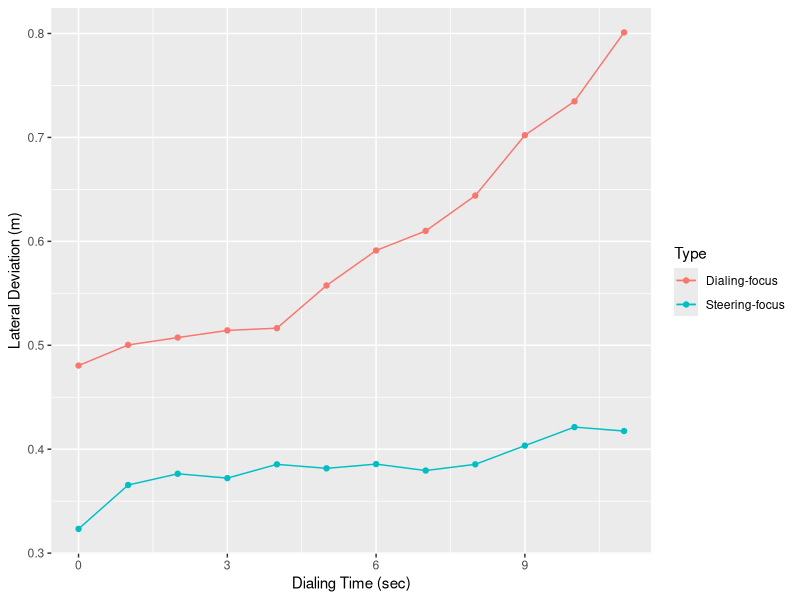

Write R code to recreate this figure.
library(ggplot2)

frame <- read.csv('keyPressDataWithLaneDeviation.csv', header = TRUE)

# steer focus frame with no error made + abs of lanePosition
steerFocusFrame <- frame[frame$typingErrorMadeOnTrial == 0 & frame$partOfExperiment == "dualSteerFocus",]
steerFocusFrame$absLanePosition <- abs(steerFocusFrame$lanePosition)

# dial focus frame with no error made + abs of lanePosition
dialFocusFrame <- frame[frame$typingErrorMadeOnTrial == 0 & frame$partOfExperiment == "dualDialFocus",]
dialFocusFrame$absLanePosition <- abs(dialFocusFrame$lanePosition)

# steer focus aggregated by pp and phoneNrLengthBeforeKeyPress
steerFocusFrameByPP <- with(steerFocusFrame, aggregate(absLanePosition, list(pp = pp, time = phoneNrLengthBeforeKeyPress), mean))

# dial focus aggregated by pp and phoneNrLengthBeforeKeyPress
dialFocusFrameByPP <- with(dialFocusFrame, aggregate(absLanePosition, list(pp = pp, time = phoneNrLengthBeforeKeyPress), mean))

# View(steerFocusFrameByPP) 
# View(dialFocusFrameByPP)

# result frame with Type = Steering-focus and Type = Dialing-focus
resultSteerFocusFrame <- subset(steerFocusFrameByPP, select = c(time, x))
resultSteerFocusFrame$Type <- c('Steering-focus')

resultDialFocusFrame <- subset(dialFocusFrameByPP, select = c(time, x))
resultDialFocusFrame$Type <- c('Dialing-focus')

# plot frame with above two result frames combined row by row
plotFrame <- rbind.data.frame(resultSteerFocusFrame, resultDialFocusFrame)
# View(plotFrame)

plot <- ggplot(plotFrame, aes(time, x, colour = Type))
plot + stat_summary(fun = "mean", geom = "point") + stat_summary(fun = "mean", geom = "line", aes(group = Type)) + stat_summary(fun.data = mean_cl_boot, geom = "errorbar", width = 0.2) + labs(x="Dialing Time (sec)", y="Lateral Deviation (m)")


